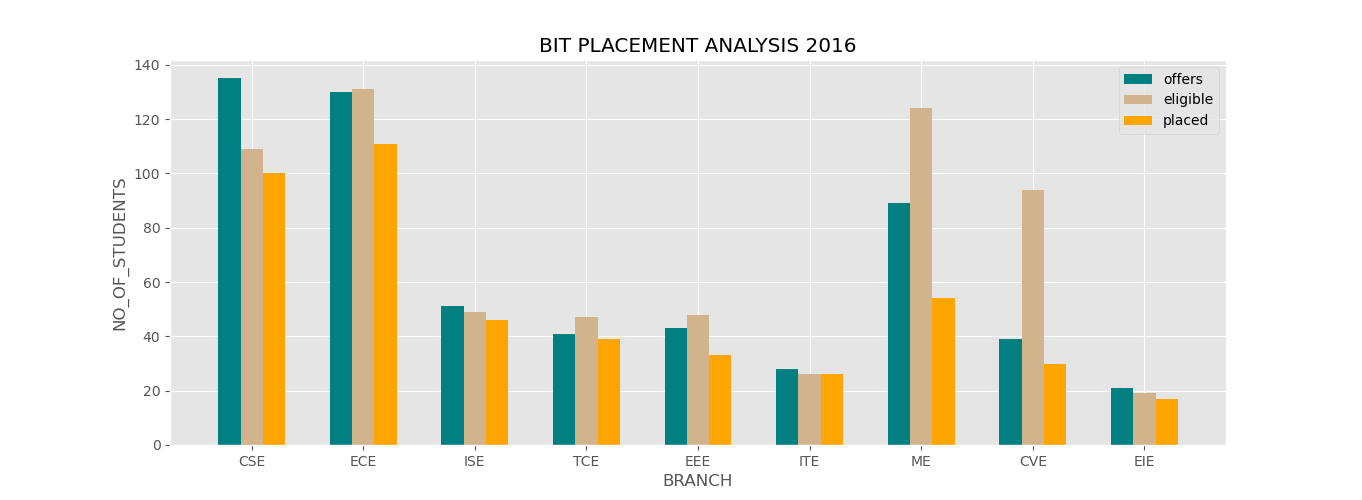

Here is the Python script that generated this plot:
#BIT placement analysis for the academic year 2016

import matplotlib.pyplot as plt
import numpy as np
from matplotlib import style
%matplotlib inline

plt.rcParams['figure.figsize']=(15,5)

style.use('ggplot')

BRANCH=['CSE','ECE','ISE','TCE','EEE','ITE','ME','CVE','EIE']
OFFERS=[135,130,51,41,43,28,89,39,21] 
ELIGIBLE=[109,131,49,47,48,26,124,94,19] 
PLACED=[100,111,46,39,33,26,54,30,17]

xpos=np.arange(len(BRANCH))
#print(xpos)

plt.xticks(xpos,BRANCH)
plt.title("BIT PLACEMENT ANALYSIS 2016")
plt.xlabel("BRANCH")
plt.ylabel("NO_OF_STUDENTS")

plt.bar(xpos-0.2,OFFERS,color='teal',width=0.2,label="offers")
plt.bar(xpos,ELIGIBLE,color='tan',width=0.2,label="eligible")
plt.bar(xpos+0.2,PLACED,color='orange',width=0.2,label="placed")
plt.legend()
plt.show()
